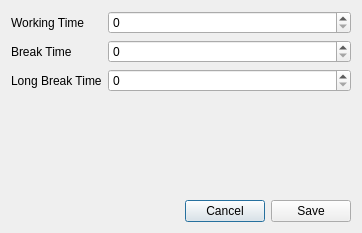
<?xml version="1.0" encoding="UTF-8"?>
<ui version="4.0">
 <class>Settings</class>
 <widget class="QDialog" name="Settings">
  <property name="geometry">
   <rect>
    <x>0</x>
    <y>0</y>
    <width>362</width>
    <height>233</height>
   </rect>
  </property>
  <property name="windowTitle">
   <string>Settings</string>
  </property>
  <layout class="QVBoxLayout" name="verticalLayout">
   <item>
    <layout class="QFormLayout" name="formLayout">
     <item row="0" column="1">
      <widget class="QSpinBox" name="spinWorking"/>
     </item>
     <item row="1" column="0">
      <widget class="QLabel" name="label_2">
       <property name="text">
        <string>Break Time</string>
       </property>
      </widget>
     </item>
     <item row="1" column="1">
      <widget class="QSpinBox" name="spinBreak"/>
     </item>
     <item row="2" column="0">
      <widget class="QLabel" name="label_3">
       <property name="text">
        <string>Long Break Time</string>
       </property>
      </widget>
     </item>
     <item row="2" column="1">
      <widget class="QSpinBox" name="spinLongBreak"/>
     </item>
     <item row="0" column="0">
      <widget class="QLabel" name="label">
       <property name="text">
        <string>Working Time</string>
       </property>
      </widget>
     </item>
    </layout>
   </item>
   <item>
    <spacer name="verticalSpacer">
     <property name="orientation">
      <enum>Qt::Vertical</enum>
     </property>
     <property name="sizeHint" stdset="0">
      <size>
       <width>20</width>
       <height>40</height>
      </size>
     </property>
    </spacer>
   </item>
   <item>
    <layout class="QHBoxLayout" name="horizontalLayout">
     <item>
      <spacer name="horizontalSpacer">
       <property name="orientation">
        <enum>Qt::Horizontal</enum>
       </property>
       <property name="sizeHint" stdset="0">
        <size>
         <width>40</width>
         <height>20</height>
        </size>
       </property>
      </spacer>
     </item>
     <item>
      <widget class="QPushButton" name="btnCancel">
       <property name="text">
        <string>Cancel</string>
       </property>
      </widget>
     </item>
     <item>
      <widget class="QPushButton" name="btnSave">
       <property name="text">
        <string>Save</string>
       </property>
      </widget>
     </item>
    </layout>
   </item>
  </layout>
 </widget>
 <resources/>
 <connections/>
</ui>
